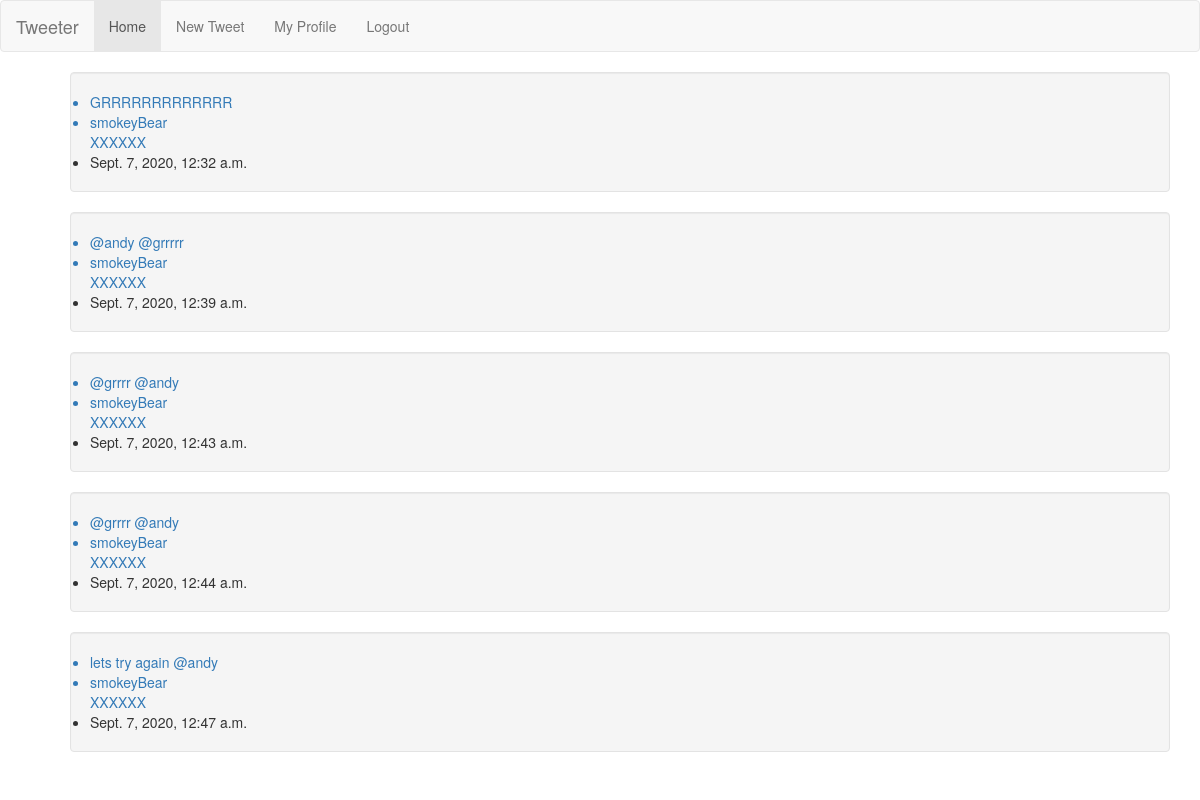
Screenshot of / (signed in) with the database file from the repository.
### tweet/models.py (models this page shows, shortened)
class Tweet(models.Model):
    body = models.TextField(max_length=140)
    time_stamp = models.DateTimeField(default=timezone.now)
    author = models.ForeignKey(CustomUser, on_delete=models.CASCADE)

### twitteruser/models.py (models this page shows)
class CustomUser(AbstractUser):
    bio = models.TextField(max_length=240, null=True, blank=True)
    age = models.IntegerField(null=True, blank=True)
    location = models.TextField(max_length=180, null=True, blank=True)
    birthday = models.DateField(null=True, blank=True)
    following = models.ManyToManyField("self", related_name='following')
    def __str__(self):
        return self.username

### twitteruser/views.py (the view)
# urls.py: path('', userviews.index, name='home'),
@login_required
def index(request):
    current_user = CustomUser.objects.get(username=request.user)
    tweets = Tweet.objects.filter(author__in=current_user.following.all()) | Tweet.objects.filter(author=current_user)
    return render(request, 'index.html', {'tweets': tweets, 'current_user': current_user})

### templates/index.html
{% extends "base.html" %}
{% block content %}
<ul>
{% for tweet in tweets %}
<div class='well'>
<a href="tweet/{{tweet.id}}"><li>{{tweet.body}}</li></a>
<a href="following/{{tweet.author.id}}"><li>{{tweet.author}}</li></a>
<a href="unfollow/{{tweet.author.id}}">XXXXXX</a>
<li>{{tweet.time_stamp}}</li>
</div>
{% endfor %}
</ul>
{% endblock %}

### rows the page displays
Tweet: body "GRRRRRRRRRRRRR", author "smokeyBear", time_stamp "Sept. 7, 2020, 12:32 a.m."
Tweet: body "@andy @grrrrr", author "smokeyBear", time_stamp "Sept. 7, 2020, 12:39 a.m."
Tweet: body "@grrrr @andy", author "smokeyBear", time_stamp "Sept. 7, 2020, 12:43 a.m."
Tweet: body "@grrrr @andy", author "smokeyBear", time_stamp "Sept. 7, 2020, 12:44 a.m."
Tweet: body "lets try again @andy", author "smokeyBear", time_stamp "Sept. 7, 2020, 12:47 a.m."
